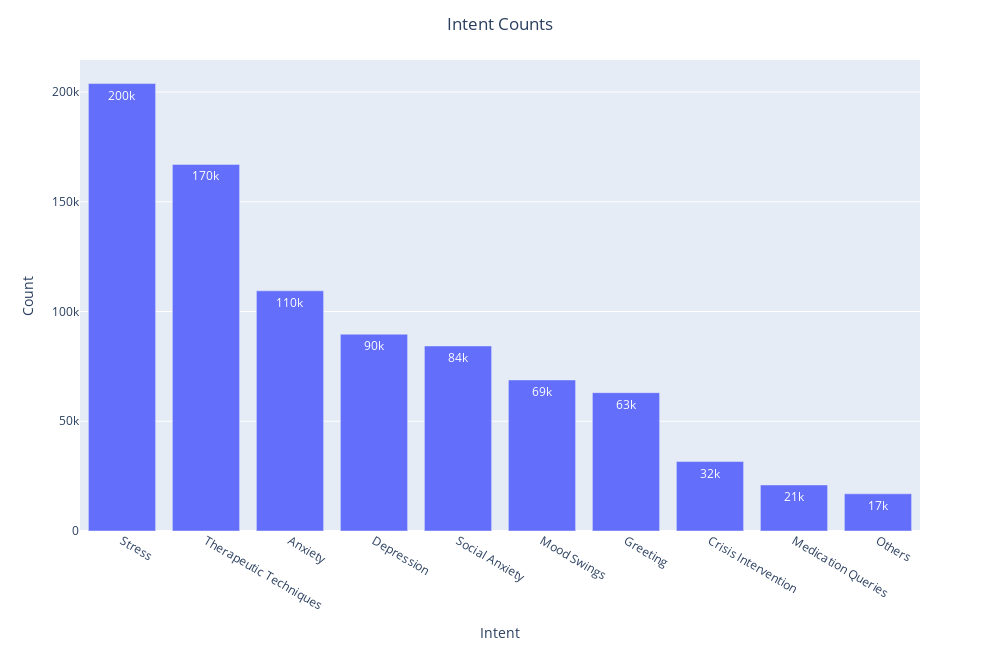

This figure's notebook cell:
### Code cell
avg_price = dataset.groupby(["New Intent"]).agg({"Questions" : "count"}).reset_index().sort_values(by=["Questions"], ascending=False)
fig = px.bar(avg_price, x='New Intent', y='Questions',text_auto='.2s', labels={"New Intent" : "Intent", "Questions" : "Count"})
fig.update_layout(title_text='Intent Counts', title_x=0.5, width=1000, height=650)
fig.show()

### Figure 1 — Plotly figure (JSON) as saved in the notebook; plotly's stock layout.template omitted (floating-point values rounded to 4 significant figures)
{"data": [{"alignmentgroup": "True", "hovertemplate": "Intent=%{x}<br>Count=%{y}<extra></extra>", "legendgroup": "", "marker": {"color": "#636efa", "pattern": {"shape": ""}}, "name": "", "offsetgroup": "", "orientation": "v", "showlegend": false, "textposition": "auto", "texttemplate": "%{y:.2s}", "type": "bar", "x": ["Stress", "Therapeutic Techniques", "Anxiety", "Depression", "Social Anxiety", "Mood Swings", "Greeting", "Crisis Intervention", "Medication Queries", "Others"], "xaxis": "x", "y": [203857, 167012, 109419, 89647, 84314, 68837, 63024, 31635, 20977, 16953], "yaxis": "y"}], "layout": {"barmode": "relative", "height": 650, "legend": {"tracegroupgap": 0}, "margin": {"t": 60}, "title": {"text": "Intent Counts", "x": 0.5}, "width": 1000, "xaxis": {"anchor": "y", "domain": [0, 1], "title": {"text": "Intent"}}, "yaxis": {"anchor": "x", "domain": [0, 1], "title": {"text": "Count"}}}}
